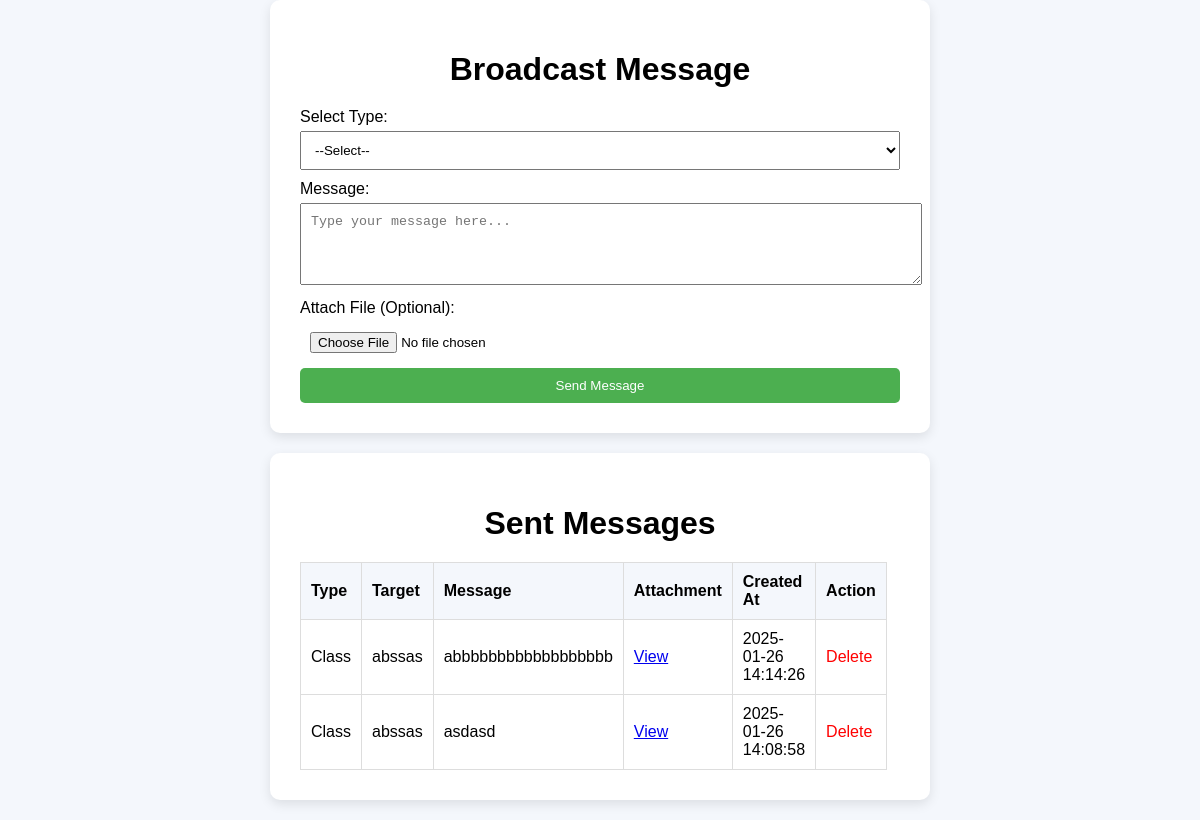
/Admin/broadcast.php (signed in), run on the app's committed database.
### tables this page shows
CREATE TABLE `broadcast_message` (
  `id` int(11) NOT NULL,
  `admin_id` int(11) NOT NULL,
  `message_type` enum('course','class') NOT NULL,
  `target_id` int(11) NOT NULL,
  `message` text NOT NULL,
  `attachment` varchar(255) DEFAULT NULL,
  `created_at` timestamp NOT NULL DEFAULT current_timestamp()
);

### Admin/broadcast.php (the view, shortened to what this page needs)
<?php
include('../db_connect.php');
$messages_query = "SELECT bm.id, bm.message_type, bm.target_id, bm.message, bm.attachment, bm.created_at,
                   CASE
                       WHEN bm.message_type = 'course' THEN c.course_name
                       WHEN bm.message_type = 'class' THEN cl.title
                   END AS target_name
                   FROM broadcast_message bm
                   LEFT JOIN courses c ON bm.message_type = 'course' AND bm.target_id = c.id
                   LEFT JOIN classes cl ON bm.message_type = 'class' AND bm.target_id = cl.id
                   WHERE bm.admin_id = {$_SESSION['admin_id']}
                   ORDER BY bm.created_at DESC";
$messages_result = mysqli_query($conn, $messages_query);
?>
<!DOCTYPE html>
<html lang="en">
<head>
</head>
<body>
<div class="container">
    <h1>Broadcast Message</h1>
    <form action="" method="POST" enctype="multipart/form-data">
        <label for="messageType">Select Type:</label>
        <select name="messageType" id="messageType" onchange="this.form.submit()">
            <option value="">--Select--</option>
        </select>
        <label for="message">Message:</label>
        <textarea name="message" id="message" rows="4" placeholder="Type your message here..." required></textarea>
        <label for="attachment">Attach File (Optional):</label>
        <input type="file" name="attachment" id="attachment">
        <button type="submit">Send Message</button>
    </form>
</div>
<div class="container">
    <h1>Sent Messages</h1>
    <table>
        <thead>
        <tr>
            <th>Type</th>
            <th>Target</th>
            <th>Message</th>
            <th>Attachment</th>
            <th>Created At</th>
            <th>Action</th>
        </tr>
        </thead>
        <tbody>
        <?php while ($row = mysqli_fetch_assoc($messages_result)) { ?>
            <tr>
                <td><?php echo ucfirst($row['message_type']); ?></td>
                <td><?php echo $row['target_name']; ?></td>
                <td><?php echo $row['message']; ?></td>
                <td>
                    <?php if ($row['attachment']) { ?>
                        <a href="<?php echo $row['attachment']; ?>" target="_blank">View</a>
                    <?php } else { ?>
                        N/A
                    <?php } ?>
                </td>
                <td><?php echo $row['created_at']; ?></td>
                <td><a href="?delete=<?php echo $row['id']; ?>" class="delete-btn">Delete</a></td>
            </tr>
        <?php } ?>
        </tbody>
    </table>
</div>
</body>
</html>

### Admin/broadcast.php (style rules this page uses)
body { font-family: Arial, sans-serif; margin: 0; padding: 0; background-color: #f4f7fc; display: flex; flex-direction: column; align-items: center; }
.container { background-color: white; padding: 30px; border-radius: 10px; box-shadow: 0 4px 12px rgba(0, 0, 0, 0.1); width: 600px; margin-bottom: 20px; }
h1 { text-align: center; margin-bottom: 20px; }
label { margin-top: 10px; display: block; }
select, textarea, input[type="file"], button { width: 100%; padding: 10px; margin-top: 5px; }
button { background-color: #4CAF50; color: white; border: none; border-radius: 5px; cursor: pointer; }
table { width: 80%; margin-top: 20px; border-collapse: collapse; }
table, th, td { border: 1px solid #ddd; }
th, td { padding: 10px; text-align: left; }
th { background-color: #f4f7fc; }
a.delete-btn { color: red; text-decoration: none; }

### data on the page
broadcast_message: message_type "Class", target_name "abssas", message "abbbbbbbbbbbbbbbbbb", created_at "2025-01-26 14:14:26"
broadcast_message: message_type "Class", target_name "abssas", message "asdasd", created_at "2025-01-26 14:08:58"
